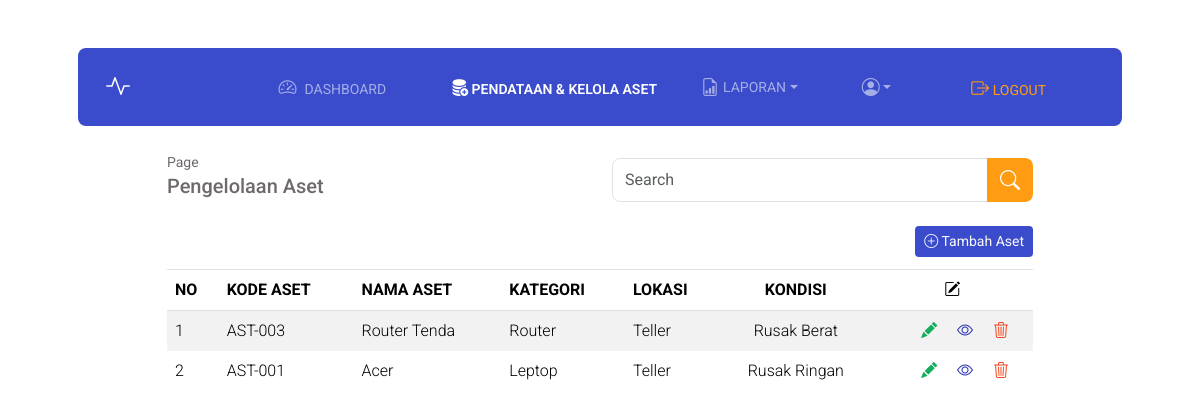
Page /pendataan.php (signed in) on the committed database.
### tables this page shows
CREATE TABLE `aset` (
  `id_aset` int(10) UNSIGNED NOT NULL,
  `kode_aset` varchar(255) NOT NULL,
  `nama_aset` varchar(255) NOT NULL,
  `id_kategori` int(11) NOT NULL,
  `spesifikasi` text NOT NULL,
  `id_lokasi` int(11) NOT NULL,
  `kondisi` enum('baik','rusak ringan','rusak berat') NOT NULL,
  `status` enum('aktif','cadangan','dihapuskan') NOT NULL,
  `tgl_perolehan` date NOT NULL,
  `keterangan` text NOT NULL,
  `foto_aset` varchar(255) NOT NULL
);

CREATE TABLE `kategori` (
  `id_kategori` int(10) UNSIGNED NOT NULL,
  `nama_kategori` varchar(255) NOT NULL
);

CREATE TABLE `lokasi` (
  `id_lokasi` int(10) UNSIGNED NOT NULL,
  `nama_lokasi` varchar(100) NOT NULL
);

### modul/fuctions.php (called while the page is built, shortened)
<?php
require 'database.php';
function allData($query)
{
    global $db_connect;
    $result = mysqli_query($db_connect, $query);
    $rows = [];
    while ($row = mysqli_fetch_assoc($result)) {
        $rows[] = $row;
    }
    return $rows;
}

### pendataan.php (the view, shortened to what this page needs)
<?php
require './modul/fuctions.php';
$data_aset = allData("SELECT * FROM aset JOIN kategori ON aset.id_kategori = kategori.id_kategori JOIN lokasi ON aset.id_lokasi = lokasi.id_lokasi ORDER BY id_aset DESC");
?>
<!doctype html>
<html lang="en">
<head>
    <link href="https://cdn.jsdelivr.net/npm/bootstrap@5.3.8/dist/css/bootstrap.min.css" rel="stylesheet">
    <link rel="stylesheet" href="https://cdn.jsdelivr.net/npm/bootstrap-icons@1.13.1/font/bootstrap-icons.min.css">
    <link rel="stylesheet" href="css/style.css">
</head>
<body>
    <div class="container px-5 fixed-top">
        <nav class="navbar navbar-styles navbar-dark navbar-expand-lg  mt-5 rounded-3 p-3">
            <div class="container-fluid">
                <a class="navbar-brand" href="dashboard.php"><i class="bi bi-activity logo-styles"></i></a>
                <div class="collapse navbar-collapse" id="navbarNavAltMarkup">
                    <div class="navbar-nav ms-auto">
                        <a class="nav-link mx-0 mx-lg-5" aria-current="page" href="dashboard.php">
                            <i class="bi bi-speedometer2 mx-2 icon-styles"></i>DASHBOARD</a>
                        <a class="nav-link mx-0 mx-lg fw-semibold active" href="pendataan.php"><i class="bi bi-database-fill-add icon-styles"></i> PENDATAAN & KELOLA ASET</a>
                        <div class="dropdown mx-lg-4">
                            <a href="#" class="nav-link dropdown-toggle d-flex align-items-center" id="userMenu" data-bs-toggle="dropdown" aria-expanded="false">
                                <i class="bi bi-file-earmark-bar-graph icon-styles mx-lg-1 me-1"></i>
                                LAPORAN
                            </a>
                        </div>
                        <div class="dropdown mx-lg-4">
                            <a href="#" class="nav-link dropdown-toggle d-flex align-items-center" id="userMenu" data-bs-toggle="dropdown" aria-expanded="false">
                                <i class="bi bi-person-circle  icon-styles"></i>
                            </a>
                        </div>
                        <a class="mx-0 mx-lg-5 log-styles" href="logout.php">
                            <i class="bi bi-box-arrow-right log-styles"></i> LOGOUT</a>
                    </div>
                </div>
            </div>
        </nav>
    </div>
    <div class="container px-5 main-content">
        <div class="row justify-content-center mt-4 mb-3">
            <div class="col-lg-10">
                <div class="row">
                    <div class="col-6 col-lg-6 font-pagination">
                        <small class="m-0">Page</small>
                        <h5>Pengelolaan Aset</h5>
                    </div>
                    <div class="col-lg col-lg-6">
                        <form action="search-result.php" method="get">
                            <div class="input-group mt-2">
                                <input type="text" name="keyword" class="form-control rounded-start-3" placeholder="Search" autocomplete="off">
                                <button class="btn btn-search-styles  rounded-end-3" type="submit" id="submit"><i class="bi bi-search" style="font-size: 20px;"></i></button>
                            </div>
                        </form>
                    </div>
                </div>
            </div>
        </div>
    </div>
    <div class="container px-5">
        <div class="row justify-content-center">
            <div class="col-lg-10">
                <div class="row my-1">
                    <div class="col-lg text-end fw-lighter">
                        <button class="btn btn-sm text-light mb-2" style="background-color: #3a4ccb;" type="button" data-bs-toggle="modal" data-bs-target="#modalTambahAset"> <i class="bi bi-plus-circle"></i> Tambah Aset</button>
                    </div>
                </div>
                <div class="table-responsive">
                    <table class="table table-borderless table-striped fw-light">
                        <thead class=" border-bottom border-top">
                            <tr>
                                <th class="fs-6">NO</th>
                                <th class="fs-6">KODE ASET</th>
                                <th class="fs-6">NAMA ASET</th>
                                <th class="fs-6">KATEGORI</th>
                                <th class="fs-6">LOKASI</th>
                                <th class="fs-6 text-center">KONDISI</th>
                                <th class="fs-6 text-center"><i class="bi bi-pencil-square"></i></th>
                            </tr>
                        </thead>
                        <tbody>
                            <?php
                            $no_tabel = 1;
                            foreach ($data_aset as $aset) : ?>
                                <tr>
                                    <td class=""><?= $no_tabel++ ?>
                                    </td>
                                    <td class=""><?= $aset['kode_aset'] ?>
                                    </td>
                                    <td class=""><?= $aset['nama_aset'] ?>
                                    </td>
                                    <td class=""><?= $aset['nama_kategori'] ?>
                                    </td>
                                    <td class=""><?= $aset['nama_lokasi'] ?>
                                    </td>
                                    <td class="text-center text-capitalize"><?= $aset['kondisi'] ?>
                                    </td>
                                    <td class="text-end">
                                        <a href="" style="color: #14Ae5c;" data-bs-toggle="modal" class="text-decoration-none" data-bs-target="#modalUbahAset<?= $aset['id_aset'] ?>">
                                            <i class="bi bi-pencil-fill me-3"></i>
                                        </a>
                                        <a href="" style="color: #2b32b2;" data-bs-toggle="modal" data-bs-target="#modalDetailAset<?= $aset['id_aset'] ?>" class="text-decoration-none">
                                            <i class="bi bi-eye me-3"></i>
                                        </a>
                                        <a href="hapus-aset.php?id=<?= $aset['id_aset'] ?>" class="text-decoration-none" style="color: #f24822;" onclick="return confirm('Yakin mau hapus aset ini ?')">
                                            <i class="bi bi-trash3 me-3"></i>
                                        </a>
                                    </td>
                                </tr>
                            <?php endforeach; ?>
                        </tbody>
                    </table>
                </div>
            </div>
        </div>
    </div>
</body>
</html>

### css/style.css (style rules this page uses)
* { font-family: Roboto; }
body { padding-bottom: 50px; }
.navbar-styles { background-color: #3a4ccb; }
.navbar-styles a { font-size: 14px; }
.icon-styles { font-size: 18px; }
.log-styles { font-size: 18px; color: #ff9c11; margin-top: 9px; text-decoration: none; }
.logo-styles { font-size: 24px; color: white; font-weight: bold; }
.btn-search-styles { background-color: #ff9c11; color: #ffff; }
.main-content { margin-top: 150px; }
.font-pagination { color: #706969; }

### rows in the picture
aset: kode_aset "AST-003", nama_aset "Router Tenda", id_kategori.nama_kategori "Router", id_lokasi.nama_lokasi "Teller", kondisi "Rusak Berat"
aset: kode_aset "AST-001", nama_aset "Acer", id_kategori.nama_kategori "Leptop", id_lokasi.nama_lokasi "Teller", kondisi "Rusak Ringan"
